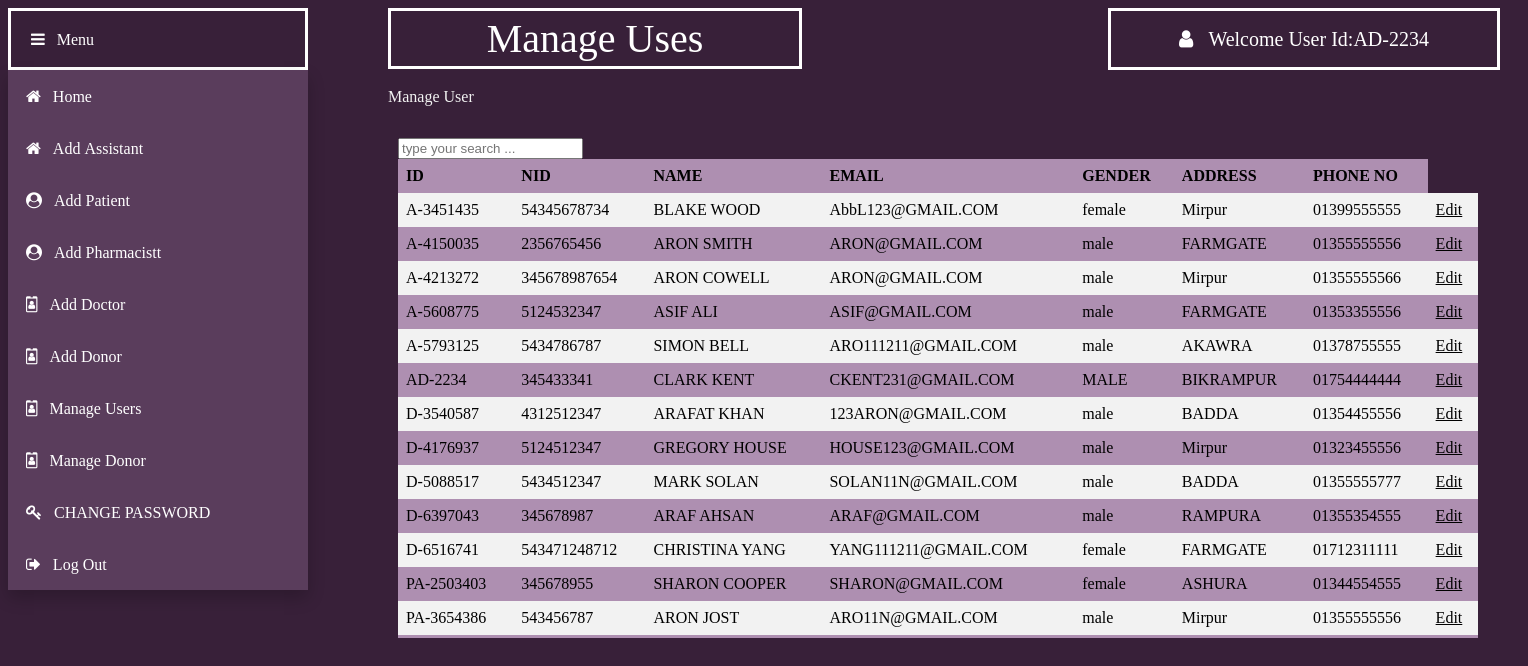
The page /views/Admin/manageuser.php (signed in) on the database its author committed.
### tables this page shows
CREATE TABLE `users` (
  `U_ID` varchar(30) NOT NULL,
  `U_NID` varchar(30) NOT NULL,
  `U_TYPE` varchar(30) NOT NULL,
  `U_NAME` varchar(50) NOT NULL,
  `U_PASSWORD` varchar(255) NOT NULL,
  `U_EMAIL` varchar(50) NOT NULL,
  `U_GENDER` varchar(30) NOT NULL,
  `HOSPITAL_Location` varchar(50) NOT NULL,
  `U_CONTACT` varchar(20) NOT NULL,
  `dob` varchar(30) DEFAULT NULL,
  `join_date` date NOT NULL DEFAULT current_timestamp()
);

### models/database.php (called while the page is built, shortened)
<?php
	 $serverName="localhost";
	 $userName="root";
	 $password="";
	 $dbName="health";
	function get($query)
	{
        $data=array();
		global $serverName,$userName,$password,$dbName;
		$conn = mysqli_connect( $serverName, $userName, $password, $dbName);
        $result=mysqli_query($conn,$query);
        if(mysqli_num_rows($result) > 0)
        {
            while($row = mysqli_fetch_assoc($result))
            {
                $entity=array();
                foreach($row as $k=>$v)
                {
                    $entity[$k] = $row[$k];
                }
                $data[] = $entity;
            }
        }
		return $data;
	}
?>

### controllers/userController.php (called while the page is built, shortened)
<?php
    require_once '../../models/database.php';
    function getAllUser()
	{
		$query ="SELECT * FROM users WHERE U_ID<>'0' AND U_ID<>'1'";
		$cms = get($query);
		return $cms;
    }
?>

### views/Admin/manageuser.php (the view, shortened to what this page needs)
<?php
    include '../../controllers/userController.php';
    $users=getAllUser();
?>
<html>
    <head>
        <link rel="stylesheet" href="https://cdnjs.cloudflare.com/ajax/libs/font-awesome/4.7.0/css/font-awesome.min.css">
        <link rel="stylesheet" type="text/css" href="css/manageuser.css">
    </head>
    <body>
        <div class="title" >Manage Uses
        </div>
        <div class="dropdown">
            <button class="dropbtn"><i class="fa fa-bars">&nbsp;&nbsp;&nbsp;Menu</i></button>
                <div class="dropdown-content">
                   <button class="btn" onClick="location.href='home.php'" value='home'><i class="fa fa-home">&nbsp;&nbsp;&nbsp;Home</i></button><br>
					 <button class="btn" onClick="location.href='addassistant.php'" value='home'><i class="fa fa-home">&nbsp;&nbsp;&nbsp;Add Assistant</i></button><br>
                    <button class="btn" onClick="location.href='addpatient.php'" value='managepatient'><i class="fa fa-user-circle">&nbsp;&nbsp;&nbsp;Add Patient</i></button><br>
                    <button class="btn" onClick="location.href='addpharmacist.php'" value='managepharmacist'><i class="fa fa-user-circle">&nbsp;&nbsp;&nbsp;Add Pharmacistt</i></button><br>
                    <button class="btn" onClick="location.href='adddoctor.php'" value='managedoctor'><i class="fa fa-id-badge">&nbsp;&nbsp;&nbsp;Add Doctor</i></button><br>
					<button class="btn" onClick="location.href='adddonor.php'" value='managedoctor'><i class="fa fa-id-badge">&nbsp;&nbsp;&nbsp;Add Donor</i></button><br>
                     <button class="btn" onClick="location.href='manageuser.php'" value='manageassistant'><i class="fa fa-id-badge">&nbsp;&nbsp;&nbsp;Manage Users</i></button><br>
                    <button class="btn" onClick="location.href='managedonor.php'" value='managedonor'><i class="fa fa-id-badge">&nbsp;&nbsp;&nbsp;Manage Donor</i></button><br>
					<button class="btn" onClick="location.href='changepassword.php'" value='managepres'><i class="fa fa-key">&nbsp;&nbsp;&nbsp;CHANGE PASSWORD</i></button><br>
                    <button class="btn" onClick=" location.href='../logout.php'"><i class="fa fa-sign-out">&nbsp;&nbsp;&nbsp;Log Out</i></button><br>
                </div>
        </div>
        <div class="welcome" ><i class="fa fa-user">&nbsp;&nbsp;&nbsp;<?php echo "Welcome User Id:".$_SESSION["loggedinuser"];?></i>
        </div>
        <div class="text" >Manage User</i>
        </div>
        <div class="panel">
        <div id="table-wrapper">
        <div id="table-scroll">
		<div class="center">
	<input type="text" placeholder="type your search ..." id="search_text" onkeyup="search()" class="form-control">
</div>
<table class="table table-striped center" id="suggestion">
            <table>
  <tr>
  <th>ID</th>
  <th>NID</th>
  <th>NAME</th>
  <th>EMAIL</th>
  <th>GENDER</th>
  <th>ADDRESS</th>
  <th>PHONE NO</th>
  </tr>
  <?php
				        foreach($users as $user)
				        {
                            echo "<tr>";
                                echo "<td>".$user["U_ID"]."</td>";
                                echo "<td>".$user["U_NID"]."</td>";
                                echo "<td>".$user["U_NAME"]."</td>";
								  echo "<td>".$user["U_EMAIL"]."</td>";
                                echo "<td>".$user["U_GENDER"]."</td>";
                                echo "<td>".$user["HOSPITAL_Location"]."</td>";
                                echo "<td>".$user["U_CONTACT"]."</td>";
                                echo '<td><a href="updateuser.php?id='.$user["U_ID"].'" class="btn1 btn1-success">Edit</a></td>';
                            echo "</tr>";
				        }
                    ?>
        </table>
    </div>
    </div>
    </div>
    </body>
</html>

### views/Admin/css/manageuser.css (style rules this page uses)
.title { background-color: #382039; color: white; padding: 4px; min-width:400px; font-size: 40px; text-align: center; border: solid; margin-left:380px; position: absolute; }
.dropbtn { background-color: #382039; color: white; padding: 20px; min-width:300px; font-size: 16px; width:30%; text-align:left; border: solid; cursor: pointer; }
.dropdown { position: absolute; display: inline-block; }
.dropdown-content { display: block; position: absolute; background-color: #2c2828; min-width: 300px; box-shadow: 0px 8px 16px 0px rgba(0,0,0,0.2); z-index: 1; }
.btn { background-color: #5a3d5c; border: none; color: white; padding: 18px; min-width:300px; font-size: 16px; text-align:left; cursor: pointer; }
.welcome { background-color: #382039; color: white; padding: 18px; min-width:350px; font-size: 20px; text-align: center; border: solid; margin-left:1100px; position: absolute; }
table { border-collapse: collapse; width: 100%; }
th, td { text-align: left; padding: 8px; }
tr:nth-child(even) { background-color: #f2f2f2; }
tr:nth-child(odd) { background-color: #ae8fb1; }
.text { color: #f2f2f2;; margin-top: 80px; font-size: 16px; margin-left:380px; position: absolute; }
#table-wrapper { position:relative; }
#table-scroll { height:100%; overflow:auto; margin-top:20px; }
#table-wrapper table { width:100%; }
#table-wrapper table * { color:black; }
.panel { display: inline-block; background:#382039; min-height: 500px; min-width: 1080px; height: 100px; padding: 10px; border: navajowhite; margin-right: 30px; margin-left: 380px; margin-top:100px ; margin-bottom: 300px; }
body { height: 400px; background-color:#382039; }

### rows shown on the page
users: U_ID "A-3451435", U_NID "54345678734", U_NAME "BLAKE WOOD", U_EMAIL "AbbL123@GMAIL.COM", U_GENDER "female", HOSPITAL_Location "Mirpur", U_CONTACT "01399555555"
users: U_ID "A-4150035", U_NID "2356765456", U_NAME "ARON SMITH", U_EMAIL "ARON@GMAIL.COM", U_GENDER "male", HOSPITAL_Location "FARMGATE", U_CONTACT "01355555556"
users: U_ID "A-4213272", U_NID "345678987654", U_NAME "ARON COWELL", U_EMAIL "ARON@GMAIL.COM", U_GENDER "male", HOSPITAL_Location "Mirpur", U_CONTACT "01355555566"
users: U_ID "A-5608775", U_NID "5124532347", U_NAME "ASIF ALI", U_EMAIL "ASIF@GMAIL.COM", U_GENDER "male", HOSPITAL_Location "FARMGATE", U_CONTACT "01353355556"
users: U_ID "A-5793125", U_NID "5434786787", U_NAME "SIMON BELL", U_EMAIL "ARO111211@GMAIL.COM", U_GENDER "male", HOSPITAL_Location "AKAWRA", U_CONTACT "01378755555"
users: U_ID "AD-2234", U_NID "345433341", U_NAME "CLARK KENT", U_EMAIL "CKENT231@GMAIL.COM", U_GENDER "MALE", HOSPITAL_Location "BIKRAMPUR", U_CONTACT "01754444444"
users: U_ID "D-3540587", U_NID "4312512347", U_NAME "ARAFAT KHAN", U_EMAIL "123ARON@GMAIL.COM", U_GENDER "male", HOSPITAL_Location "BADDA", U_CONTACT "01354455556"
users: U_ID "D-4176937", U_NID "5124512347", U_NAME "GREGORY HOUSE", U_EMAIL "HOUSE123@GMAIL.COM", U_GENDER "male", HOSPITAL_Location "Mirpur", U_CONTACT "01323455556"
users: U_ID "D-5088517", U_NID "5434512347", U_NAME "MARK SOLAN", U_EMAIL "SOLAN11N@GMAIL.COM", U_GENDER "male", HOSPITAL_Location "BADDA", U_CONTACT "01355555777"
users: U_ID "D-6397043", U_NID "345678987", U_NAME "ARAF AHSAN", U_EMAIL "ARAF@GMAIL.COM", U_GENDER "male", HOSPITAL_Location "RAMPURA", U_CONTACT "01355354555"
users: U_ID "D-6516741", U_NID "543471248712", U_NAME "CHRISTINA YANG", U_EMAIL "YANG111211@GMAIL.COM", U_GENDER "female", HOSPITAL_Location "FARMGATE", U_CONTACT "01712311111"
users: U_ID "PA-2503403", U_NID "345678955", U_NAME "SHARON COOPER", U_EMAIL "SHARON@GMAIL.COM", U_GENDER "female", HOSPITAL_Location "ASHURA", U_CONTACT "01344554555"
users: U_ID "PA-3654386", U_NID "543456787", U_NAME "ARON JOST", U_EMAIL "ARO11N@GMAIL.COM", U_GENDER "male", HOSPITAL_Location "Mirpur", U_CONTACT "01355555556"

### other values the page prints
$_SESSION["loggedinuser"] "AD-2234"
